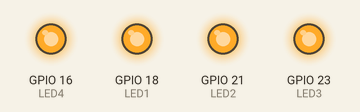
This program was run on a simulated ESP32 board running MicroPython. Shown: output pins drawn as LEDs (lit = HIGH). Random numbers come from a fixed seed.

Above: at 0.1 s.
At 0.6 s:
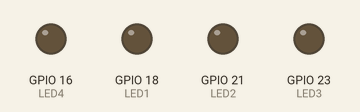
Timing chart, 0 to 2.1 s (numbered marks = the images above):
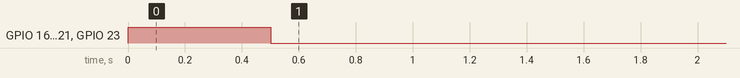

The program:

221016-outer-light.py
```python
''' 外接4个LED灯 '''
from machine import Pin
import random
import time
LED1 = Pin(18,Pin.OUT)
LED2 = Pin(21,Pin.OUT)
LED3 = Pin(23,Pin.OUT)
LED4 = Pin(16,Pin.OUT)
LED  = [LED1, LED2, LED3, LED4]
KEY1 = Pin(35,Pin.IN)
KEY2 = Pin(34,Pin.IN)

for i in LED: i.value(1)
time.sleep(0.5)
for i in LED: i.value(0)

while True:
    if KEY1.value()==0:
        while KEY1.value()==0:
            pass
        last=0
        while KEY1.value()==1:
            LED[last].value(0)
            nxt = random.randint(0,3)
            LED[nxt].value(1)
            last=nxt
            time.sleep_ms(70)
        while KEY1.value()==0:
            pass
        for i in LED: i.value(0)
        LED[last].value(1)
```
